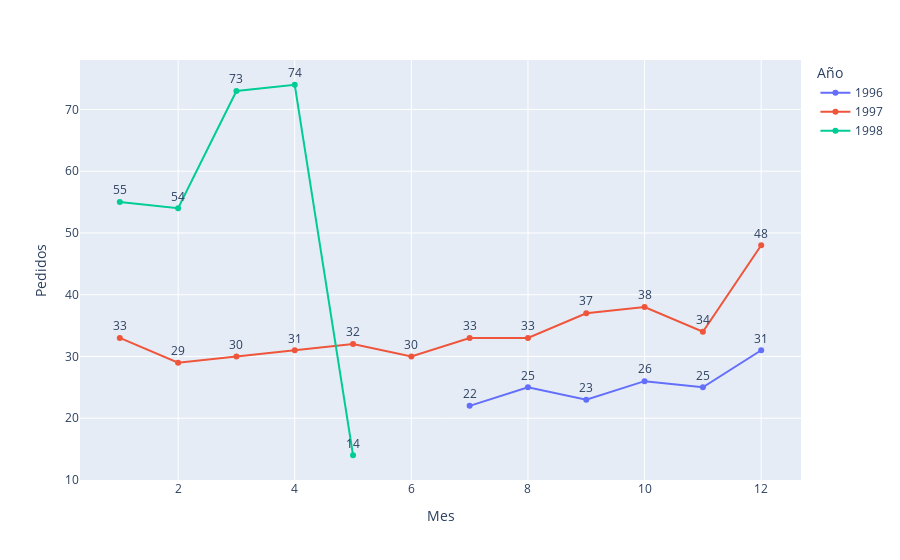

Source (notebook cell):
### Code cell
fig = px.line(pedidos_tiempo, x="Mes", y="Pedidos",text = 'Pedidos', color="Año", line_group="Año")
fig.update_traces(textposition = "top center")
fig.show()

### Figure 1 — Plotly figure (JSON) as saved in the notebook; plotly's stock layout.template omitted (floating-point values rounded to 4 significant figures)
{"data": [{"hovertemplate": "Año=1996<br>Mes=%{x}<br>Pedidos=%{text}<extra></extra>", "legendgroup": "1996", "line": {"color": "#636efa", "dash": "solid"}, "marker": {"symbol": "circle"}, "mode": "lines+markers+text", "name": "1996", "orientation": "v", "showlegend": true, "text": [22, 25, 23, 26, 25, 31], "textposition": "top center", "type": "scatter", "x": [7, 8, 9, 10, 11, 12], "xaxis": "x", "y": [22, 25, 23, 26, 25, 31], "yaxis": "y"}, {"hovertemplate": "Año=1997<br>Mes=%{x}<br>Pedidos=%{text}<extra></extra>", "legendgroup": "1997", "line": {"color": "#EF553B", "dash": "solid"}, "marker": {"symbol": "circle"}, "mode": "lines+markers+text", "name": "1997", "orientation": "v", "showlegend": true, "text": [33, 29, 30, 31, 32, 30, 33, 33, 37, 38, 34, 48], "textposition": "top center", "type": "scatter", "x": [1, 2, 3, 4, 5, 6, 7, 8, 9, 10, 11, 12], "xaxis": "x", "y": [33, 29, 30, 31, 32, 30, 33, 33, 37, 38, 34, 48], "yaxis": "y"}, {"hovertemplate": "Año=1998<br>Mes=%{x}<br>Pedidos=%{text}<extra></extra>", "legendgroup": "1998", "line": {"color": "#00cc96", "dash": "solid"}, "marker": {"symbol": "circle"}, "mode": "lines+markers+text", "name": "1998", "orientation": "v", "showlegend": true, "text": [55, 54, 73, 74, 14], "textposition": "top center", "type": "scatter", "x": [1, 2, 3, 4, 5], "xaxis": "x", "y": [55, 54, 73, 74, 14], "yaxis": "y"}], "layout": {"legend": {"title": {"text": "Año"}, "tracegroupgap": 0}, "margin": {"t": 60}, "xaxis": {"anchor": "y", "domain": [0, 1], "title": {"text": "Mes"}}, "yaxis": {"anchor": "x", "domain": [0, 1], "title": {"text": "Pedidos"}}}}
